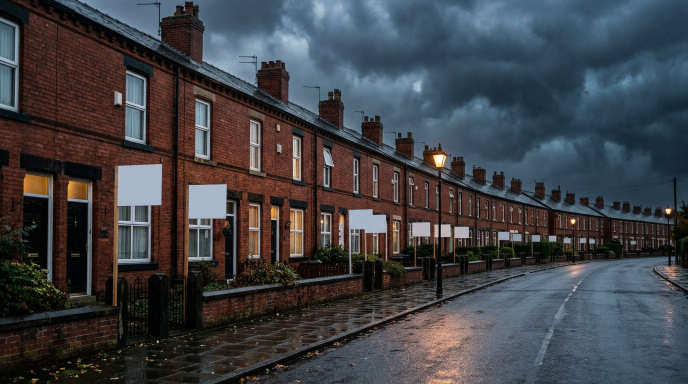
#> input picture youtube/mortgage-shock-2026/assets/images/bg_street.jpg, 1376 x 768 px (shown at 1/2 size); its folder holds 5 pictures in this run
$ python make_thumbnail.py
#> lines starting #> are read from the running program, lines starting #| are printed output that depends on the picture
#!/usr/bin/env python3
"""
Builds the YouTube thumbnail (1280x720) for the Mortgage Shock video.

Layout (classic high-CTR finance thumbnail):
  - Left third : shocked man with letter (AI-generated photo, cut out with a soft vignette)
  - Right side : huge 3-line headline in yellow/white/red with black stroke
  - Bottom-left: red "BREAKING" pill + Union flag stripe
  - Corner    : "28-YEAR HIGH" sticker badge

Usage: python make_thumbnail.py
Output: output/thumbnail.jpg (1280x720, <2MB as YouTube requires)
"""
from pathlib import Path
from PIL import Image, ImageDraw, ImageFont, ImageFilter, ImageEnhance

ROOT = Path(__file__).parent
FONT_DIR = ROOT / "assets" / "fonts"
OUT = ROOT / "output" / "thumbnail.jpg"

W, H = 1280, 720
YELLOW = (255, 214, 0)
RED = (226, 30, 40)
WHITE = (255, 255, 255)
BLACK = (0, 0, 0)


def font(name: str, size: int) -> ImageFont.FreeTypeFont:
    return ImageFont.truetype(str(FONT_DIR / name), size)


def draw_outlined(draw: ImageDraw.ImageDraw, xy, text, fnt, fill, stroke=8, stroke_fill=BLACK, anchor="la"):
    draw.text(xy, text, font=fnt, fill=fill, stroke_width=stroke, stroke_fill=stroke_fill, anchor=anchor)


def build():
    # ---- Background: dark stormy street, blurred + darkened ------------------
    bg = Image.open(ROOT / "assets/images/bg_street.jpg").convert("RGB")
#> bg is the input picture: PIL image 1376x768 RGB; mean R, G, B 64.2, 65.7, 70.4
    bg = bg.resize((W, H), Image.LANCZOS)
#> bg: PIL image 1280x720 RGB
    bg = bg.filter(ImageFilter.GaussianBlur(3))
    bg = ImageEnhance.Brightness(bg).enhance(0.55)
    bg = ImageEnhance.Contrast(bg).enhance(1.15)

    # Red diagonal "danger" gradient on the right for the text block
    grad = Image.new("RGBA", (W, H), (0, 0, 0, 0))
#> grad: PIL image 1280x720 RGBA; every value is 0
    gd = ImageDraw.Draw(grad)
    for x in range(W):
        a = int(max(0, min(1, (x - 380) / 700)) ** 1.3 * 170)
        gd.line([(x, 0), (x, H)], fill=(120, 0, 10, a))
    bg = Image.alpha_composite(bg.convert("RGBA"), grad)
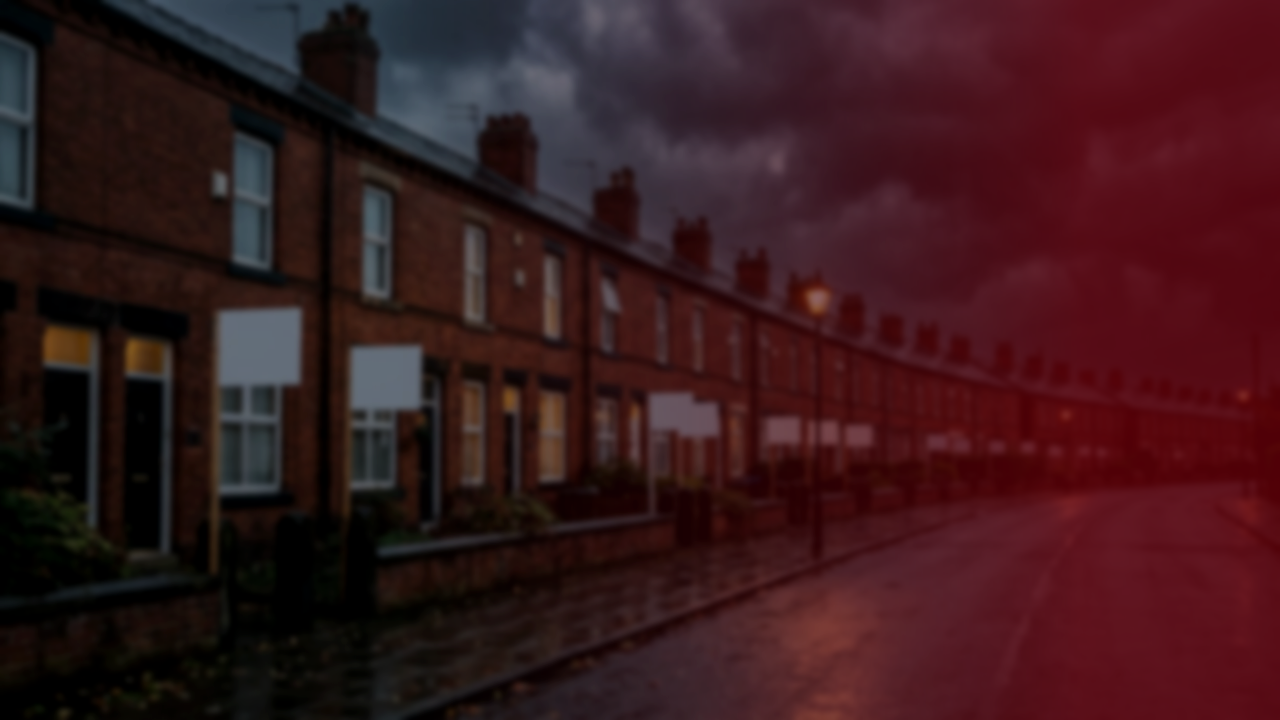
#> bg: PIL image 1280x720 RGBA; mean R, G, B, A 56.8, 24.4, 28.1, 255

    # ---- Subject: shocked man, feathered on the right edge ---------------------
    face = Image.open(ROOT / "assets/images/thumb_face.jpg").convert("RGB")
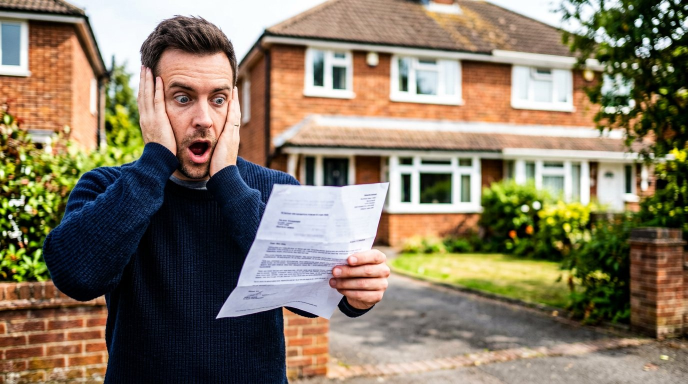
#> input picture youtube/mortgage-shock-2026/assets/images/thumb_face.jpg, 1376 x 768 px (shown at 1/2 size)
#> face is the input picture: PIL image 1376x768 RGB; mean R, G, B 134.9, 121.9, 101.1
    # Crop around subject (he sits in left ~55% of the source frame)
    fw, fh = face.size
#> fw = 1376; fh = 768
    crop = face.crop((0, 0, int(fw * 0.62), fh))
    target_h = H
    scale = target_h / crop.height
#> scale = 0.938
    crop = crop.resize((int(crop.width * scale), target_h), Image.LANCZOS)
#> crop: PIL image 799x720 RGB
    crop = ImageEnhance.Contrast(crop).enhance(1.12)
    crop = ImageEnhance.Color(crop).enhance(1.25)
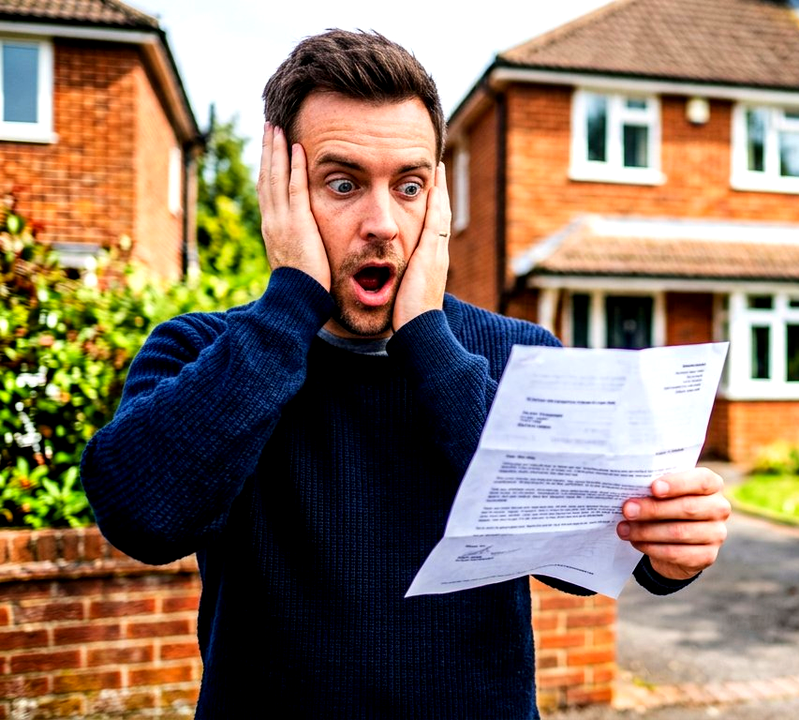
#> crop: PIL image 799x720 RGB; mean R, G, B 138.4, 116.9, 97.7

    mask = Image.new("L", crop.size, 255)
#> mask: PIL image 799x720 L; every value is 255
    md = ImageDraw.Draw(mask)
    feather = 170
    for i in range(feather):
        a = int(255 * (1 - i / feather))
        md.line([(crop.width - feather + i, 0), (crop.width - feather + i, crop.height)], fill=a)
    bg.paste(crop, (-40, 0), mask)
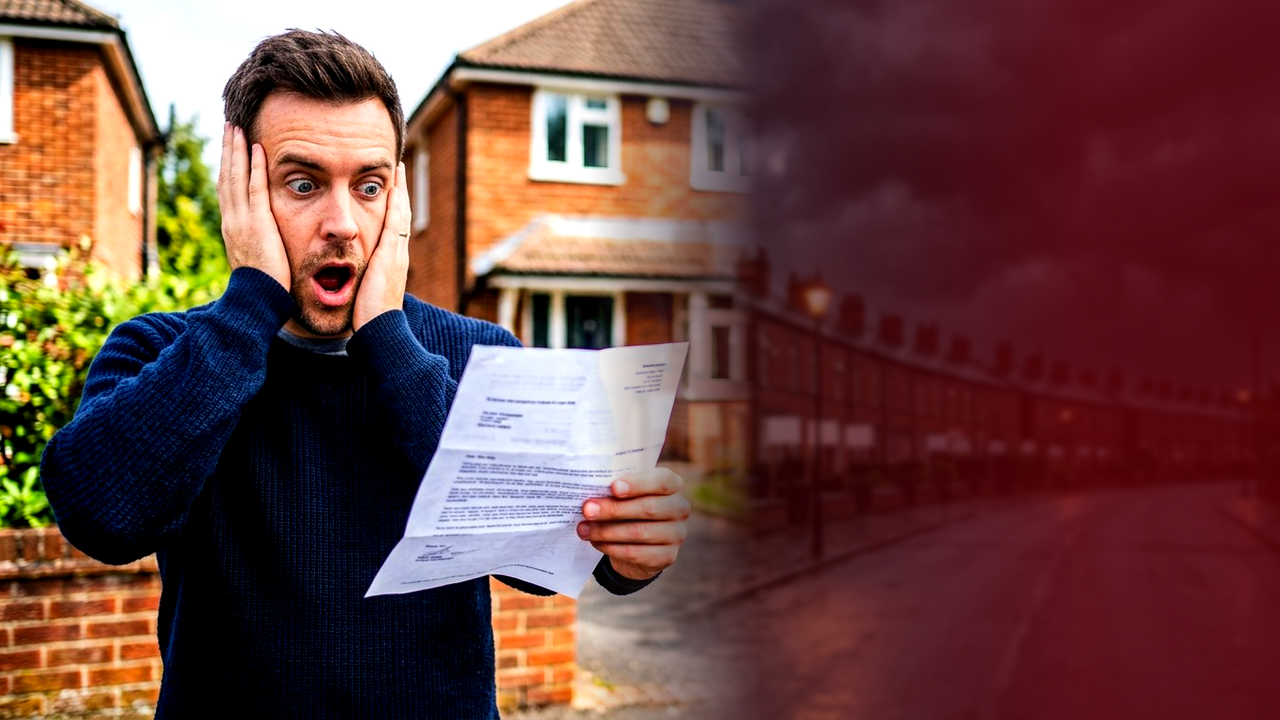
#> bg: PIL image 1280x720 RGBA; mean R, G, B, A 106.8, 68.3, 63.9, 255

    d = ImageDraw.Draw(bg)

    # ---- Headline block (right side) ------------------------------------------
    tx = 600
    f_big = font("Roboto-Black.ttf", 118)
    f_mid = font("Roboto-Black.ttf", 96)
    draw_outlined(d, (tx, 78), "MORTGAGE", f_big, YELLOW, stroke=10)
    draw_outlined(d, (tx, 205), "SHOCK", f_big, WHITE, stroke=10)

    # £321 / MONTH red pill
    pill = (tx - 6, 352, tx + 560, 470)
    d.rounded_rectangle(pill, radius=22, fill=RED, outline=BLACK, width=6)
    draw_outlined(d, (tx + 22, 362), "+£321", font("Roboto-Black.ttf", 92), WHITE, stroke=6)
    draw_outlined(d, (tx + 330, 386), "/ MONTH", font("Roboto-Black.ttf", 40), WHITE, stroke=5)

    # Sub-line
    draw_outlined(d, (tx, 500), "1.8 MILLION UK HOMES HIT", font("Roboto-Black.ttf", 44), YELLOW, stroke=6)

    # ---- "28-YEAR HIGH" sticker badge (top-left, rotated) ---------------------
    badge = Image.new("RGBA", (420, 130), (0, 0, 0, 0))
#> badge: PIL image 420x130 RGBA; every value is 0
    bd = ImageDraw.Draw(badge)
    bd.rounded_rectangle((4, 4, 416, 126), radius=18, fill=YELLOW, outline=BLACK, width=6)
    bd.text((210, 40), "28-YEAR HIGH", font=font("Roboto-Black.ttf", 46), fill=BLACK, anchor="mm")
    bd.text((210, 92), "BORROWING COSTS", font=font("Roboto-Bold.ttf", 26), fill=BLACK, anchor="mm")
    badge = badge.rotate(7, expand=True, resample=Image.BICUBIC)
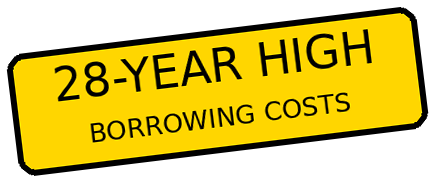
#> badge: PIL image 434x182 RGBA; mean R, G, B, A 127.2, 107.3, 0, 163; transparent parts drawn white
    bg.alpha_composite(badge, (18, 18))
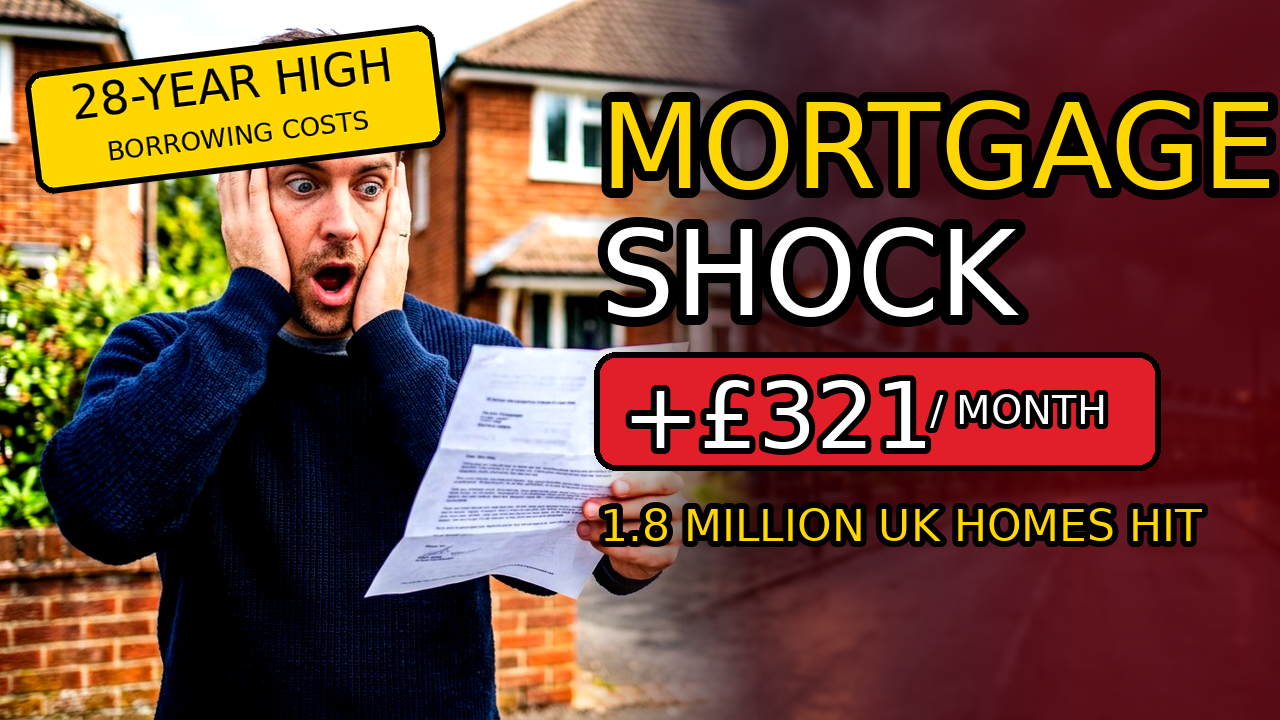
#> bg: PIL image 1280x720 RGBA; mean R, G, B, A 111, 73.3, 55.2, 255

    # ---- BREAKING pill + Union-flag stripe (bottom) ---------------------------
    d = ImageDraw.Draw(bg)
    d.rectangle((0, H - 14, W, H), fill=(1, 33, 105))     # UK blue
    d.rectangle((0, H - 14, W // 3, H), fill=RED)
    d.rectangle((W // 3, H - 14, 2 * W // 3, H), fill=WHITE)

    d.rounded_rectangle((20, H - 96, 300, H - 32), radius=12, fill=RED, outline=BLACK, width=5)
    d.text((160, H - 64), "BREAKING", font=font("Roboto-Black.ttf", 40), fill=WHITE, anchor="mm")

    # Date tag
    draw_outlined(d, (W - 24, H - 34), "SEPT 2026", font("Roboto-Bold.ttf", 32), WHITE, stroke=5, anchor="rd")

    # ---- Slight global sharpen and save -----------------------------------------
    out = bg.convert("RGB").filter(ImageFilter.UnsharpMask(radius=2, percent=60))
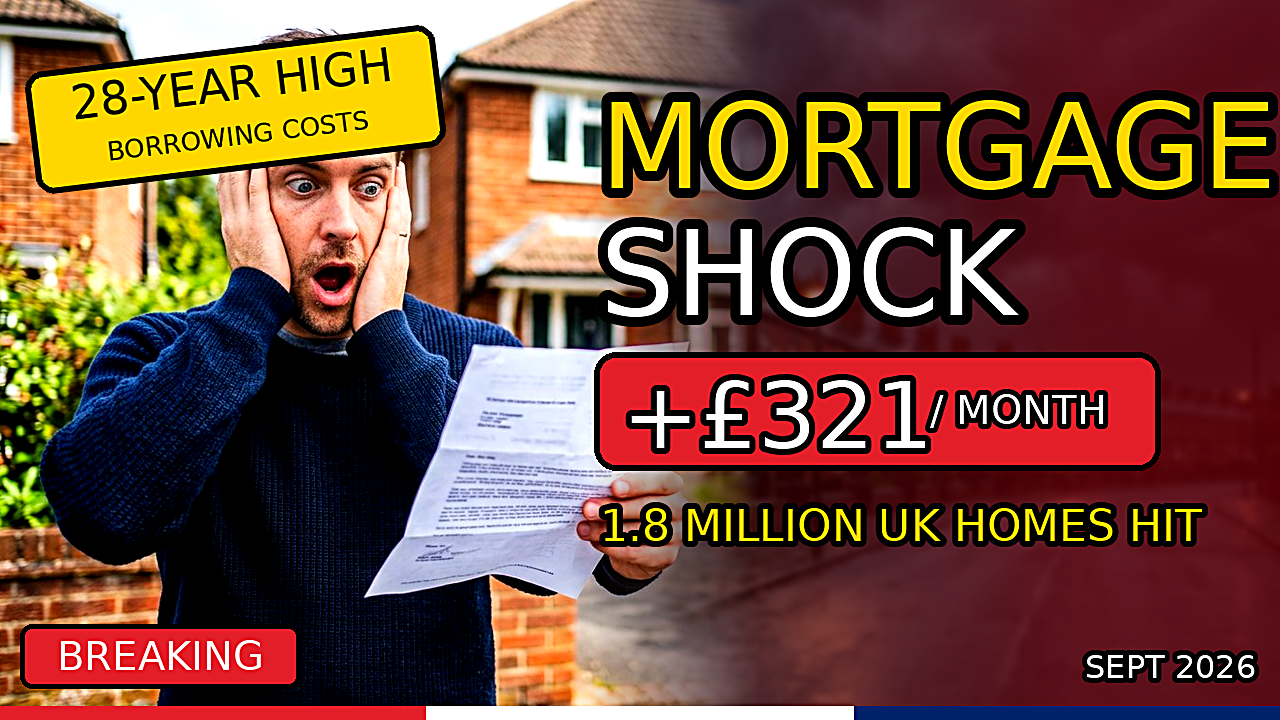
#> out: PIL image 1280x720 RGB; mean R, G, B 114.9, 75.6, 58
    OUT.parent.mkdir(parents=True, exist_ok=True)
    out.save(OUT, quality=92, optimize=True)
    print(f"Thumbnail written: {OUT} ({OUT.stat().st_size // 1024} KB)")


if __name__ == "__main__":
    build()
